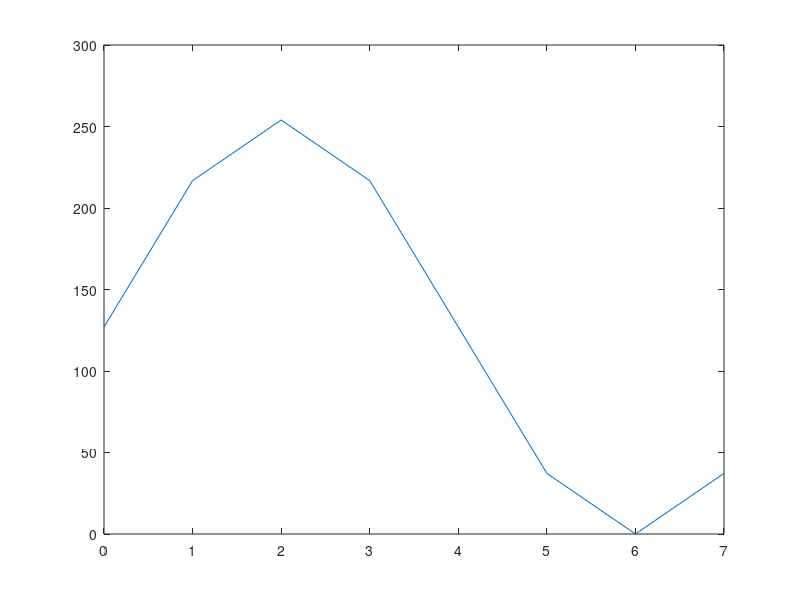
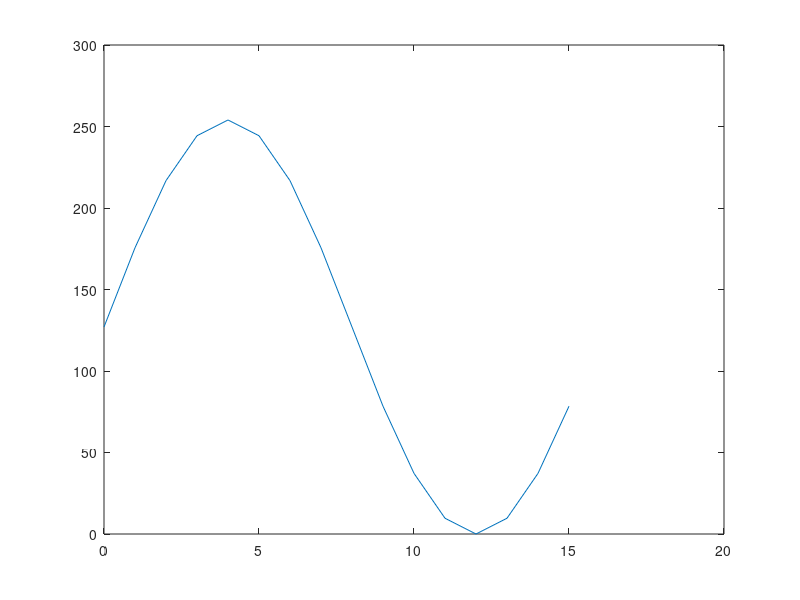
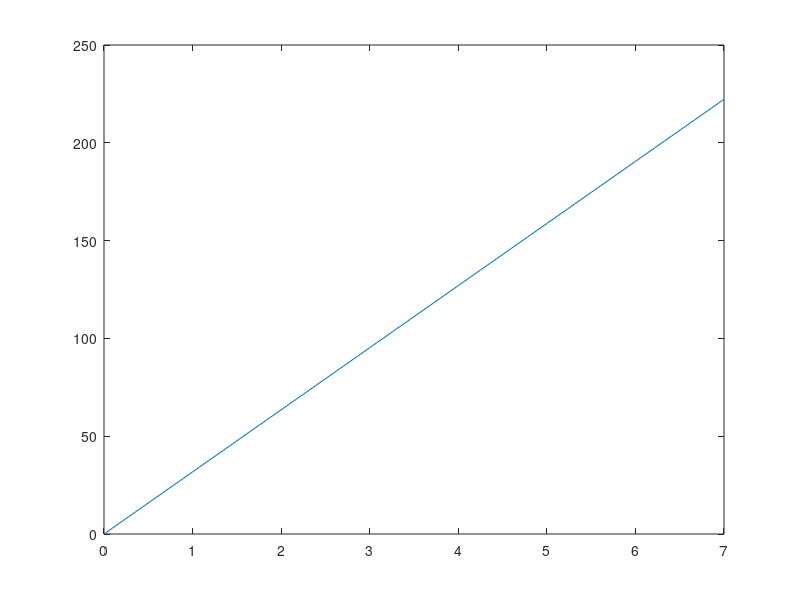
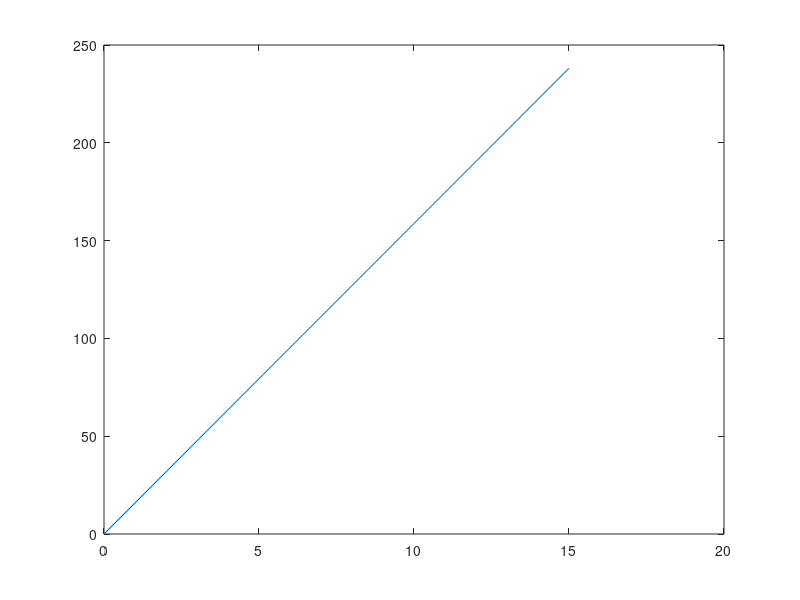

Here is the MATLAB script that generated these plots, in order:
clc
clear all
close all

n1=0:7;
N1=8;
y1=127+127*sin(2*pi*n1/N1)

figure(1)
plot(n1,y1)

n2=0:15;
N2=16;
y2=127+127*sin(2*pi*n2/N2)

figure(2)
plot(n2,y2)

x1 = 127+127*sawtooth(2*pi*n1/N1)

figure(3)
plot(n1,x1)

x2 = 127+127*sawtooth(2*pi*n2/N2)

figure(4)
plot(n2,x2)

z1= 127+127*square(2*pi*n1/N1)

figure(5)
plot(n1,z1)

z2= 127+127*square(2*pi*n2/N2)

figure(6)
plot(n2,z2)

t1=abs(254*(sin(pi*n1/N1)))

figure(7)
plot(n1,t1)



t2=abs(254*(sin(pi*n2/N2)))

figure(8)
plot(n2,t2)
